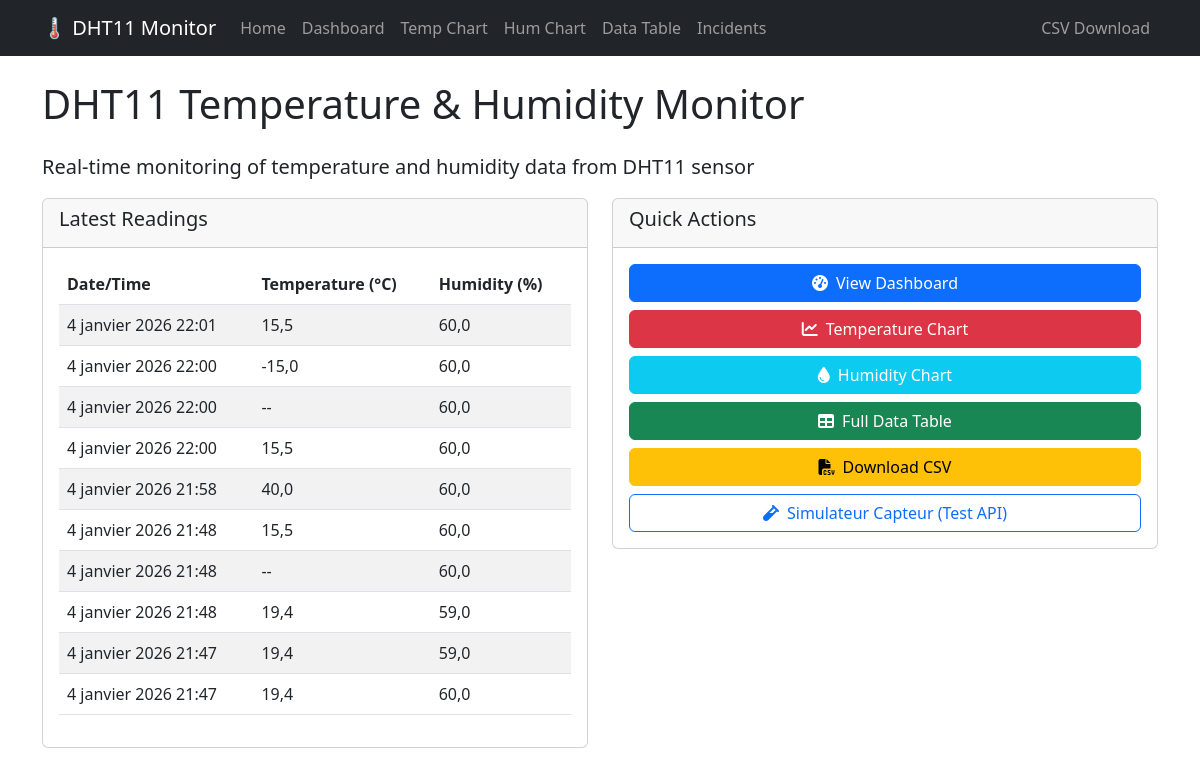
The page / on the database its author committed.
### DHT/models.py (models this page shows, shortened)
class Dht11(models.Model):
    temp = models.FloatField(null=True, blank=True)
    hum = models.FloatField(null=True, blank=True)
    dt = models.DateTimeField(auto_now_add=True)
    class Meta:
        ordering = ["-dt"]

### DHT/views.py (the view)
# urls.py: path("", views.home, name="home"),
def home(request):
    latest_data = Dht11.objects.order_by("-dt")[:10]
    return render(request, "home.html", {"latest_data": latest_data})

### templates/home.html (shortened to what this page needs)
{% extends 'base.html' %}
{% block content %}
<div class="row">
    <div class="col-12">
        <h1 class="mb-4">DHT11 Temperature & Humidity Monitor</h1>
        <p class="lead">Real-time monitoring of temperature and humidity data from DHT11 sensor</p>
    </div>
</div>
<div class="row">
    <div class="col-md-6">
        <div class="card mb-4">
            <div class="card-header">
                <h5 class="card-title">Latest Readings</h5>
            </div>
            <div class="card-body">
                {% if latest_data %}
                    <div class="table-responsive">
                        <table class="table table-striped">
                            <thead>
                                <tr>
                                    <th>Date/Time</th>
                                    <th>Temperature (°C)</th>
                                    <th>Humidity (%)</th>
                                </tr>
                            </thead>
                            <tbody>
                                {% for data in latest_data %}
                                <tr>
                                    <td>{{ data.dt }}</td>
                                    <td>{{ data.temp|default:"--" }}</td>
                                    <td>{{ data.hum|default:"--" }}</td>
                                </tr>
                                {% endfor %}
                            </tbody>
                        </table>
                    </div>
                {% else %}
                    <p>No data available yet. Send sensor data to the API endpoint.</p>
                {% endif %}
            </div>
        </div>
    </div>
    <div class="col-md-6">
        <div class="card mb-4">
            <div class="card-header">
                <h5 class="card-title">Quick Actions</h5>
            </div>
            <div class="card-body">
                <div class="d-grid gap-2">
                    <a href="{% url 'dashboard' %}" class="btn btn-primary">
                        <i class="fas fa-tachometer-alt me-2"></i>View Dashboard
                    </a>
                    <a href="{% url 'my_chart_temp' %}" class="btn btn-danger">
                        <i class="fas fa-chart-line me-2"></i>Temperature Chart
                    </a>
                    <a href="{% url 'my_chart_hum' %}" class="btn btn-info text-white">
                        <i class="fas fa-tint me-2"></i>Humidity Chart
                    </a>
                    <a href="{% url 'data_table' %}" class="btn btn-success">
                        <i class="fas fa-table me-2"></i>Full Data Table
                    </a>
                    <a href="{% url 'download_csv' %}" class="btn btn-warning">
                        <i class="fas fa-file-csv me-2"></i>Download CSV
                    </a>
                    <a href="{% url 'test_api' %}" class="btn btn-outline-primary">
                        <i class="fas fa-vial me-2"></i>Simulateur Capteur (Test API)
                    </a>
                </div>
            </div>
        </div>
    </div>
</div>
{% endblock %}

### templates/base.html (shortened to what this page needs)
{% load static %}
<!DOCTYPE html>
<html lang="en">
<head>
    <link href="https://cdn.jsdelivr.net/npm/bootstrap@5.3.0/dist/css/bootstrap.min.css" rel="stylesheet">
    <link rel="stylesheet" href="https://cdnjs.cloudflare.com/ajax/libs/font-awesome/6.4.0/css/all.min.css">
    <link rel="stylesheet" href="{% static 'css/charts.css' %}">
</head>
<body>
    <nav class="navbar navbar-expand-lg navbar-dark bg-dark">
        <div class="container">
            <a class="navbar-brand" href="{% url 'home' %}">🌡️ DHT11 Monitor</a>
            <div class="collapse navbar-collapse" id="navbarNav">
                <ul class="navbar-nav me-auto">
                    <li class="nav-item">
                        <a class="nav-link" href="{% url 'home' %}">Home</a>
                    </li>
                    <li class="nav-item">
                        <a class="nav-link" href="{% url 'dashboard' %}">Dashboard</a>
                    </li>
                    <li class="nav-item">
                        <a class="nav-link" href="{% url 'my_chart_temp' %}">Temp Chart</a>
                    </li>
                    <li class="nav-item">
                        <a class="nav-link" href="{% url 'my_chart_hum' %}">Hum Chart</a>
                    </li>
                    <li class="nav-item">
                        <a class="nav-link" href="{% url 'data_table' %}">Data Table</a>
                    </li>
                    <li class="nav-item">
                        <a class="nav-link" href="{% url 'incident_archive' %}">Incidents</a>
                    </li>
                </ul>
                <ul class="navbar-nav">
                    <li class="nav-item">
                        <a class="nav-link" href="{% url 'download_csv' %}">CSV Download</a>
                    </li>
                </ul>
            </div>
        </div>
    </nav>
    <div class="container mt-4">
        {% block content %}{% endblock %}
    </div>
</body>
</html>

### rows shown on the page
Dht11: dt "4 janvier 2026 22:01", temp "15,5", hum "60,0"
Dht11: dt "4 janvier 2026 22:00", temp "-15,0", hum "60,0"
Dht11: dt "4 janvier 2026 22:00", temp "--", hum "60,0"
Dht11: dt "4 janvier 2026 22:00", temp "15,5", hum "60,0"
Dht11: dt "4 janvier 2026 21:58", temp "40,0", hum "60,0"
Dht11: dt "4 janvier 2026 21:48", temp "15,5", hum "60,0"
Dht11: dt "4 janvier 2026 21:48", temp "--", hum "60,0"
Dht11: dt "4 janvier 2026 21:48", temp "19,4", hum "59,0"
Dht11: dt "4 janvier 2026 21:47", temp "19,4", hum "59,0"
Dht11: dt "4 janvier 2026 21:47", temp "19,4", hum "60,0"
